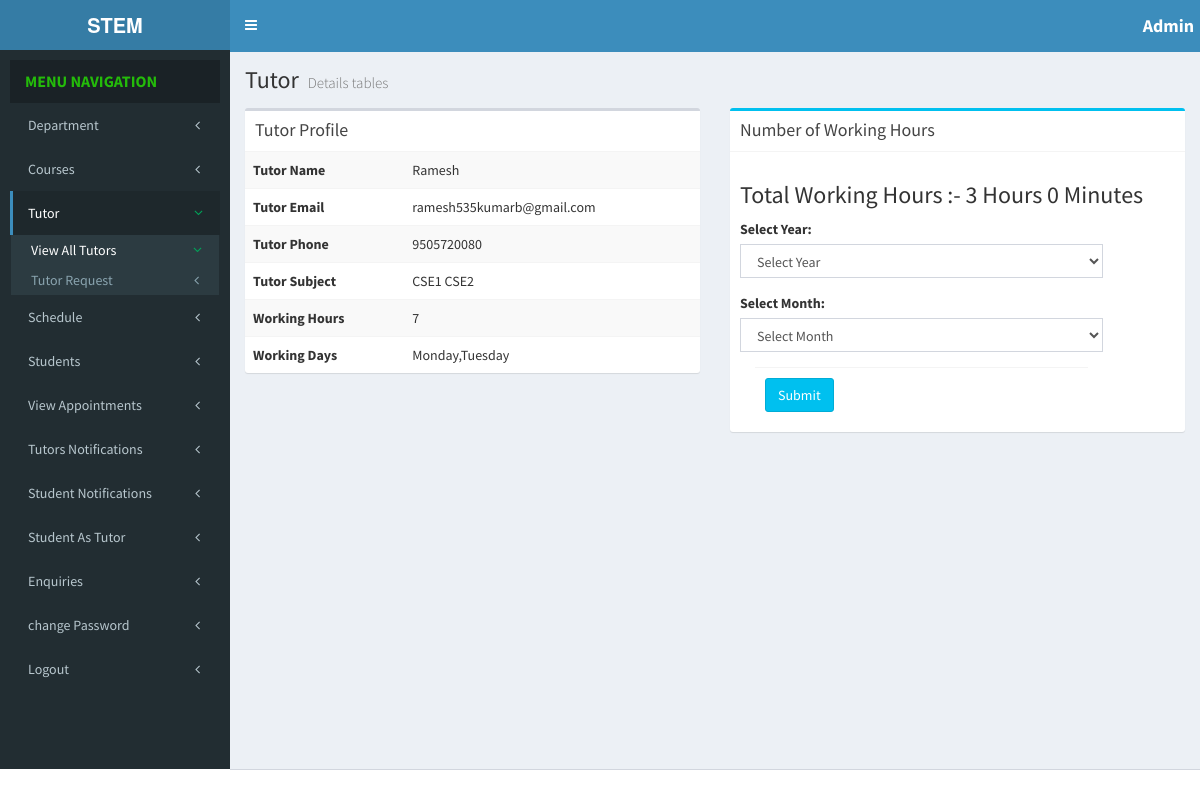
/STEM/admin/tutor_moreDtailes.php?tutor_id=8 (signed in), run on the app's committed database.
### tables this page shows
CREATE TABLE IF NOT EXISTS `tutor` (
  `tutor_id` int(11) NOT NULL AUTO_INCREMENT,
  `tutor_name` varchar(50) DEFAULT NULL,
  `emailid` varchar(50) DEFAULT NULL,
  `password` varchar(50) DEFAULT NULL,
  `phone_number` bigint(20) DEFAULT NULL,
  `subject` varchar(50) DEFAULT NULL,
  `working_hours` int(11) DEFAULT NULL,
  `working_days` varchar(50) DEFAULT NULL,
  `status` varchar(50) DEFAULT 'pending',
  `schedule_status` varchar(50) DEFAULT 'unschedule',
  PRIMARY KEY (`tutor_id`),
  UNIQUE KEY `emailid` (`emailid`)
);

CREATE TABLE IF NOT EXISTS `subject` (
  `subject_id` int(11) NOT NULL AUTO_INCREMENT,
  `subject_name` varchar(50) DEFAULT NULL,
  `course_id` varchar(50) DEFAULT NULL,
  `dept_id` varchar(50) DEFAULT NULL,
  PRIMARY KEY (`subject_id`),
  UNIQUE KEY `subject_name` (`subject_name`,`course_id`)
);

### STEM/admin/tutor_moreDtailes.php (the view, shortened to what this page needs)
<!DOCTYPE html>
<html>
<head>
<link href="./bootstrap/css/bootstrap.min.css" rel="stylesheet" type="text/css" />
<link href="https://maxcdn.bootstrapcdn.com/font-awesome/4.3.0/css/font-awesome.min.css" rel="stylesheet" type="text/css" />
<link href="https://code.ionicframework.com/ionicons/2.0.1/css/ionicons.min.css" rel="stylesheet" type="text/css" />
<link href="./dist/css/AdminLTE.min.css" rel="stylesheet" type="text/css" />
<link href="./dist/css/skins/_all-skins.min.css" rel="stylesheet" type="text/css" /></head>
<body class="skin-blue sidebar-mini">
<div class="wrapper">
<header class="main-header">
<a href="#" class="logo"><span class="logo-mini"><b>Admin</b></span><span class="logo-lg"><b>STEM</b></span> </a>
<nav class="navbar navbar-static-top" role="navigation">
<a href="#" class="sidebar-toggle" data-toggle="offcanvas" role="button">
</a>
<div class="navbar-custom-menu">
<ul class="nav navbar-nav">
<li class="dropdown user user-menu">
<h4 style="color: white; padding: 6px;"><span class="logo-lg"><b>Admin</b></span> </h4>
</li>
</ul>
</div>
</nav>
</header>
<aside class="main-sidebar">
<section class="sidebar">
<div class="user-panel">
<ul class="sidebar-menu">
<li class="header">MENU NAVIGATION</li>
<li class="treeview">
<a href="#"><span>Department</span>
<i class="fa fa-angle-left pull-right"></i>
</a>
</li>
<li class="treeview">
 <a href="#">
<span>Courses </span>
<i class="fa fa-angle-left pull-right"></i>
</a>
</li>
<li class="treeview  active">
  <a href="#">
<span>Tutor</span><i class="fa fa-angle-left pull-right  text-green"></i>
  </a>
  <ul class="treeview-menu">
  <li class=" active">
  	<a href="view_all_tutor.php">
  	<span>View All Tutors</span>
  	<i class="fa fa-angle-left pull-right  text-green"></i>
  	</a></li>
   <li>
<a href="request_tutor.php">
<span>Tutor Request</span>
<i class="fa fa-angle-left pull-right"></i>
</a>
</li>
  </ul>
  </li>
  <li class="treeview">
  <a href="#">
<span>Schedule</span><i class="fa fa-angle-left pull-right"></i>
  </a>
  </li>
<li class="treeview">
<a href="#">
<span>Students</span>
<i class="fa fa-angle-left pull-right"></i>
</a>
</li>
<li class="treeview">
<a href="appointments.php">
<span>View Appointments</span>
<i class="fa fa-angle-left pull-right"></i>
</a>
</li>
<li class="treeview">
<a href="tutor_Notifications.php">
<span>Tutors Notifications</span>
<i class="fa fa-angle-left pull-right"></i>
</a>
</li>
<li class="treeview">
  <a href="#">
<span>Student Notifications</span><i class="fa fa-angle-left pull-right"></i>
  </a>
  </li>
<li class="treeview">
<a href="std_become_tutor.php">
<span>Student As Tutor</span>
<i class="fa fa-angle-left pull-right"></i>
</a>
</li>
<li class="treeview">
<a href="enquiries.php">
<span>Enquiries</span>
<i class="fa fa-angle-left pull-right"></i>
</a>
</li>
<li class="treeview">
<a href="changepass.php?action=admin">
<span>change Password</span>
<i class="fa fa-angle-left pull-right"></i>
</a>
</li>
<li class="treeview">
<a href="logout.php">
<span>Logout</span>
<i class="fa fa-angle-left pull-right"></i>
</a>
</li>
</ul
</section>
</aside>
<div class="content-wrapper">
<section class="content-header">
<h1></i>
Tutor
<small>Details tables</small>
</h1>
<ol class="breadcrumb">
</ol>
</section>
<section class="content">
<div class="row">
<div class="col-xs-6">
<div class="box">
<div class="box-header">
  <h3 class="box-title">Tutor Profile</h3>
</div>
<div class="box-body no-padding">
<?php
$tutor_id=$_REQUEST['tutor_id'];
$sql="select * from tutor where tutor_id=$tutor_id";
$res=mysql_query($sql);
while($rs=mysql_fetch_assoc($res)){
	?>
  <table class="table table-striped">
<tr>
  <th
  <th>Tutor Name</th>
  <td><?=$rs['tutor_name']?></td>
</tr>
<tr>
  <th>Tutor Email</th>
  <td><?=$rs['emailid']?></td>
</tr>
<tr>
  <th>Tutor Phone</th>
  <td><?=$rs['phone_number']?></td>
</tr>
<tr>
  <th>Tutor Subject</th>
  <td><?php
  $sql1="select s.subject_name from subject s where s.subject_id in(".$rs['subject'].")";
  $results=mysql_query($sql1);
  while($r=mysql_fetch_assoc($results))
	  echo $r['subject_name']."  ";
  ?></td>
</tr>
<tr>
  <th>Working Hours</th>
  <td><?=$rs['working_hours']?></td>
</tr>
<tr>
  <th>Working Days</th>
  <td><?=$rs['working_days']?></td>
</tr>
  </table>
  <?php
	}
?>
                </div>
              </div>
               </div>
 <div class="col-xs-6">
 <div class="box box-info">
                <div class="box-header with-border">
                  <h3 class="box-title">Number of Working Hours</h3>
                </div>
                <?php
$query="SELECT a_date, from_hour, to_hour, from_min, to_min, from_period, to_period FROM appointments WHERE instructor_id=$tutor_id and status='app_fixed' and status1='fixed'";
$result=mysql_query($query);
$i=0;
$totalTime='';
while($res=mysql_fetch_array($result)){
$a_date=$res['a_date'];
$from_hour=$res['from_hour'];
$to_hour=$res['to_hour'];
$from_min=$res['from_min'];
$to_min=$res['to_min'];
$from_period=$res['from_period'];
$to_period=$res['to_period'];
if($from_min<9){
$from_min1= "0".$from_min;
}else{
$from_min1=$from_min;
}
if($to_min<9){
$to_min1= "0".$to_min;
}else{
$to_min1=$to_min;
}
$date=$a_date;
$fTime=$from_hour.":".$from_min1." ".$from_period;
$TTime=$to_hour.":".$to_min1." ".$to_period;
$formTime_in_24_hr  = date("H:i", strtotime($fTime));
$ToTime_in_24_hr  = date("H:i", strtotime($TTime));
$start_date = new DateTime($date.' '.$formTime_in_24_hr);
$since_start = $start_date->diff(new DateTime($date.' '.$ToTime_in_24_hr));
$hours=$since_start->h;
$mints=$since_start->i;
if($i==0){
$totalTime=$hours.":".$mints;
}
else {
$day1hours = $totalTime;
$day2hours = $hours.":".$mints;
$day1 = explode(":", $day1hours);
$day2 = explode(":", $day2hours);
$totalmins = 0;
$totalmins += $day1[0] * 60;
$totalmins += $day1[1];
$totalmins += $day2[0] * 60;
$totalmins += $day2[1];
$hoursTotal = $totalmins / 60;
$hours1 = explode(".", $hoursTotal);
$hours1= $hours1[0];
$minutes = $totalmins % 60;
$totalTime = "$hours1".':'."$minutes";
}
$i++;
}
if($totalTime!=""){
$finaltime= explode(":", $totalTime);
$finalHours =$finaltime[0];
$finalMints =$finaltime[1];
$finals=$finalHours. " Hours"." ".$finalMints ." Minutes";
}else{
$finals="NO working hours";
}
?>
<form class="form-horizontal" method="post" action="">
<div class="box-body">
<h3>Total Working Hours :- <?=$finals?></h3>
  <div class="col-sm-10">
 <div class="form-group">
<label>Select Year:</label>
<select class="form-control" name="year" required>
<option value="">Select Year</option>
</select>
</div>
<div class="form-group">
<label>Select Month:</label>
<select class="form-control" name="month" required >
<option>Select Month</option>
</select>
</div>
 <div class="box-footer">
<button type="submit" class="btn btn-info" name="submit">Submit</button>
  </div>
</div>
  </div>
  </form>
</div>
</div>
</section>
</div>
</div>
<footer class="main-footer">
</footer>
</body>
</html>

### data on the page
tutor: tutor_name "Ramesh", emailid "ramesh535kumarb@gmail.com", phone_number "9505720080", working_hours "7", working_days "Monday,Tuesday"
subject: subject_name "CSE1"
subject: subject_name "CSE2"

### other printed values
$finals "3 Hours 0 Minutes"
